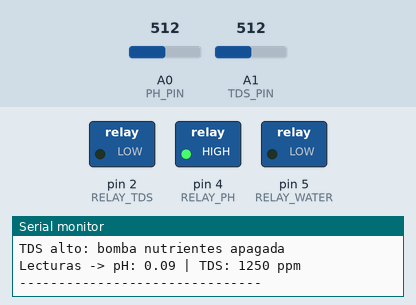
This program was run on a simulated Arduino Uno, built with avr-gcc and run on an emulated ATmega328P. Shown: switched loads named in the program (green lamp = pin HIGH), the last lines printed to the serial monitor. The test bench sets the inputs (shaded band); at power-on: A1 (TDS_PIN) = 512, A0 (PH_PIN) = 512.

Above: at 2.8 s.
2.9 s: A1 (TDS_PIN) set to 296
7.7 s: A1 (TDS_PIN) set to 278
At 9.0 s:
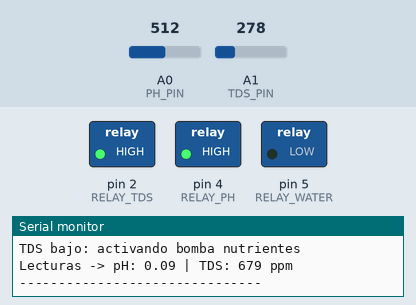
10.5 s: A0 (PH_PIN) set to 297
16.6 s: A0 (PH_PIN) set to 267
At 17.0 s:
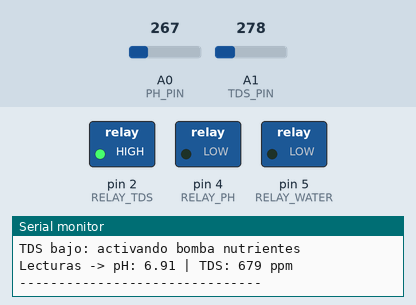
19.4 s: A1 (TDS_PIN) set to 306
At 21.9 s:
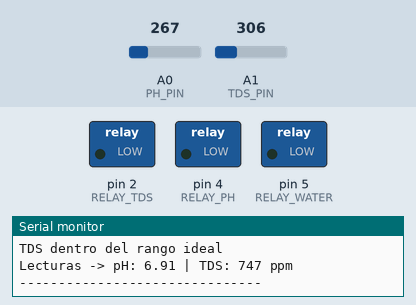
22.3 s: A1 (TDS_PIN) set to 122
At 23.3 s:
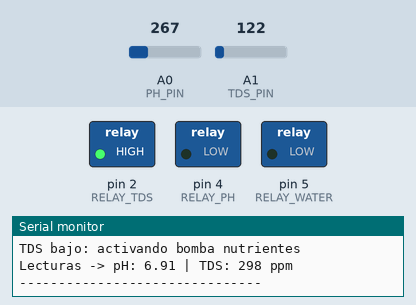
Timing chart, 0 to 25.3 s (numbered marks = the images above; inputs shaded):
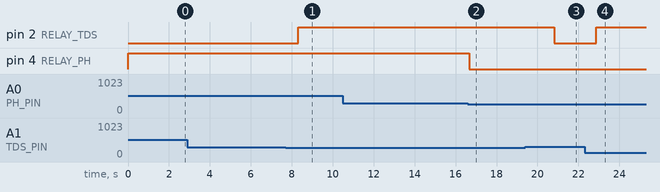

Measured:
- the behaviour switches between 287 and 286 on A1 (TDS_PIN) (found by bisection; images 0 and 1)
- the behaviour switches between 282 and 281 on A0 (PH_PIN) (found by bisection; images 1 and 2)
- after the input at 7.7 s, pin 2 (RELAY_TDS): LOW → HIGH after 0.62 s
- after the input at 16.6 s, pin 4 (RELAY_PH): HIGH → LOW after 0.07 s
- after the input at 19.4 s, pin 2 (RELAY_TDS): HIGH → LOW after 1.4 s
- after the input at 22.3 s, pin 2 (RELAY_TDS): LOW → HIGH after 0.58 s

The program:

main.cpp
```cpp
#include <Arduino.h>
#include "PHMeter.h"
#include "TDSMeter.h"
#include "Riego.h"

// Pines de sensores y relés
#define PH_PIN A0
#define TDS_PIN A1

#define RELAY_PH 4      // Bomba para ajustar pH
#define RELAY_TDS 2     // Bomba nutrientes para TDS
#define RELAY_WATER 5   // Bomba de agua (riego)

// Umbrales para control automático
const float PH_MIN = 6.5;
const float PH_MAX = 7.5;

const float TDS_MIN = 700.0;
const float TDS_MAX = 800.0;

PHMeter phSensor(PH_PIN, 1.29, -5.7);
TDSMeter tdsSensor(TDS_PIN);
Riego riego(RELAY_WATER, 3600000UL, 480000UL);  // intervalo: 1h, duración: 8 min

void setup() {
  Serial.begin(9600);

  // Configurar pines de salida para relés
  pinMode(RELAY_PH, OUTPUT);
  pinMode(RELAY_TDS, OUTPUT);
  pinMode(RELAY_WATER, OUTPUT);

  // Apagar relés al inicio
  digitalWrite(RELAY_PH, LOW);
  digitalWrite(RELAY_TDS, LOW);
  digitalWrite(RELAY_WATER, LOW);
}

void loop() {
  // Leer sensores
  float ph = phSensor.leerPH();
  float tds = tdsSensor.leerPPM();

  // Control automático pH
  if (ph < PH_MIN) {
    digitalWrite(RELAY_PH, HIGH);
    Serial.println("pH bajo: activando bomba para subir pH");
  } else if (ph > PH_MAX) {
    digitalWrite(RELAY_PH, HIGH);
    Serial.println("pH alto: activando bomba para bajar pH");
  } else {
    digitalWrite(RELAY_PH, LOW);   // Apagar bombas de pH si está dentro del rango
    Serial.println("pH dentro del rango ideal");
  }

  // Control automático TDS
  if (tds < TDS_MIN) {
    digitalWrite(RELAY_TDS, HIGH); // Activar bomba nutrientes
    Serial.println("TDS bajo: activando bomba nutrientes");
  } else if (tds > TDS_MAX) {
    digitalWrite(RELAY_TDS, LOW);
    Serial.println("TDS alto: bomba nutrientes apagada");
  } else {
    digitalWrite(RELAY_TDS, LOW);  // Apagar bomba si TDS está en rango
    Serial.println("TDS dentro del rango ideal");
  }

  // Control de riego por tiempo (cada 1 hora activa bomba 8 min)
  riego.actualizar();

  // Mostrar valores por Serial
  Serial.print("Lecturas -> pH: ");
  Serial.print(ph, 2);
  Serial.print(" | TDS: ");
  Serial.print(tds, 0);
  Serial.println(" ppm");

  Serial.println("-------------------------------");

  delay(2000);  // Esperar 2 segundos antes de la próxima lectura
}
```

PHMeter.h
```cpp
#ifndef PHMETER_H
#define PHMETER_H

class PHMeter {
private:
  int pin;
  float voltageNeutral;
  float slope;

public:
  PHMeter(int _pin, float _neutral, float _slope);
  float leerPH();
  float leerVoltaje();
};

#endif
```

Riego.h
```cpp
#ifndef RIEGO_H
#define RIEGO_H

class Riego {
private:
  int pinRelay;
  unsigned long intervalo;
  unsigned long duracion;
  unsigned long tUltimo;
  bool encendido;

public:
  Riego(int pin, unsigned long intervaloMs, unsigned long duracionMs);
  void actualizar();
};

#endif
```

TDSMeter.h
```cpp
#ifndef TDSMETER_H
#define TDSMETER_H

class TDSMeter {
private:
  int pin;

public:
  TDSMeter(int _pin);
  float leerVoltaje();
  float leerPPM();
};

#endif
```

PHMeter.cpp
```cpp
#include "PHMeter.h"
#include <Arduino.h>

PHMeter::PHMeter(int _pin, float _neutral, float _slope) {
  pin = _pin;
  voltageNeutral = _neutral;
  slope = _slope;
}

float PHMeter::leerVoltaje() {
  return analogRead(pin) * (5.0 / 1023.0);
}

float PHMeter::leerPH() {
  return slope * (leerVoltaje() - voltageNeutral) + 7.0;
}
```

Riego.cpp
```cpp
#include "Riego.h"
#include <Arduino.h>

Riego::Riego(int pin, unsigned long intervaloMs, unsigned long duracionMs) {
  pinRelay = pin;
  intervalo = intervaloMs;
  duracion = duracionMs;
  tUltimo = millis();
  encendido = false;
  pinMode(pinRelay, OUTPUT);
  digitalWrite(pinRelay, LOW);
}

void Riego::actualizar() {
  unsigned long ahora = millis();

  if (!encendido && ahora - tUltimo >= intervalo) {
    digitalWrite(pinRelay, HIGH);
    encendido = true;
    tUltimo = ahora;
  }

  if (encendido && ahora - tUltimo >= duracion) {
    digitalWrite(pinRelay, LOW);
    encendido = false;
    tUltimo = ahora;
  }
}
```

TDSMeter.cpp
```cpp
#include "TDSMeter.h"
#include <Arduino.h>

TDSMeter::TDSMeter(int _pin) {
  pin = _pin;
}

float TDSMeter::leerVoltaje() {
  return analogRead(pin) * (5.0 / 1024.0);
}

float TDSMeter::leerPPM() {
  return leerVoltaje() * 500.0;
}
```
